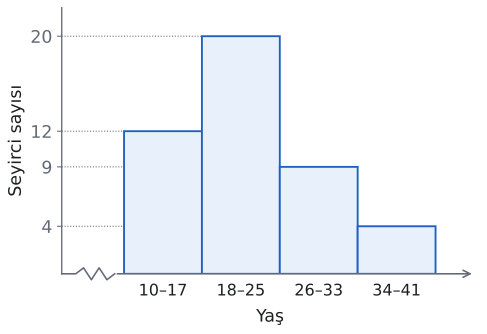

Recreate this plot in Python.
import sys; sys.path.insert(0, "tools")
from cizim import *

# Alıştırma 10: 45 seyircinin yaşları, genişlik 8.
GRUPLAR = ['10–17', '18–25', '26–33', '34–41']
FREK = [12, 20, 9, 4]
VURGU = []   # koyu renkli sütunlar (sıra no, 0'dan)
fig, ax = sekil(5.6, 3.6)
k = len(GRUPLAR)
for i, f in enumerate(FREK):
    sol = 0.8 + i
    ax.bar(sol, f, width=1, align="edge", color=MAVI if i in VURGU else MAVI_ACIK, edgecolor=MAVI, lw=1.4, zorder=3)
    ax.hlines(f, 0, sol, color=SOLUK, lw=0.8, ls=":", zorder=1)
    ax.text(sol + 0.5, -0.04 * max(FREK), GRUPLAR[i], ha="center", va="top", fontsize=12, color=YAZI)
# yatay eksen: başta veri olmayan bölge zikzakla gösterilir
z = [0, 0.18, 0.28, 0.38, 0.48, 0.58, 0.68]
zy = [0, 0, 0.025, -0.025, 0.025, -0.025, 0]
ax.plot(z, [v * max(FREK) for v in zy], color=SOLUK, lw=1.2, clip_on=False, zorder=4)
ax.annotate("", xy=(k + 1.3, 0), xytext=(0.68, 0), arrowprops=dict(arrowstyle="->", color=SOLUK, lw=1.2))
ax.set_xlim(0, k + 1.35); ax.set_ylim(0, max(FREK) * 1.12)
ax.set_xticks([]); ax.set_yticks(sorted(set(FREK)))
for s in ("top", "right", "bottom"): ax.spines[s].set_visible(False)
ax.set_xlabel('Yaş', labelpad=26)
ax.set_ylabel('Seyirci sayısı')
kaydet(fig, __file__)
